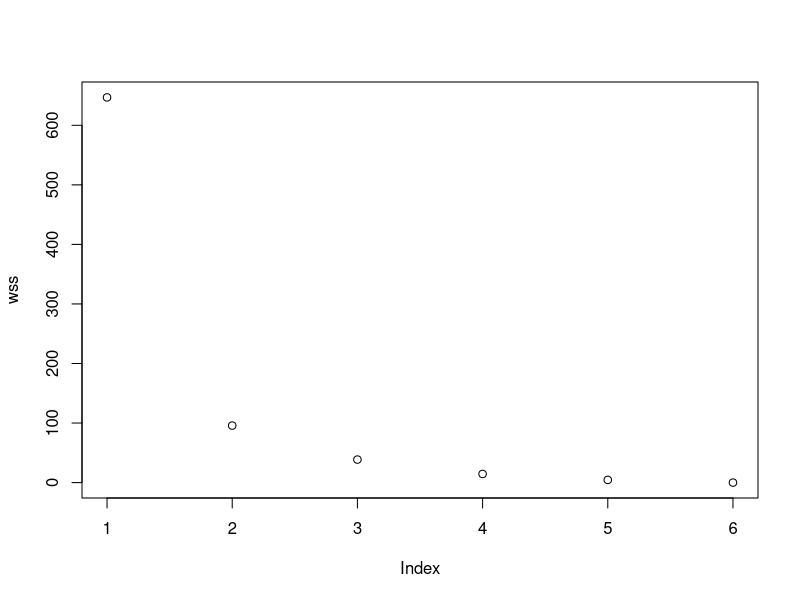
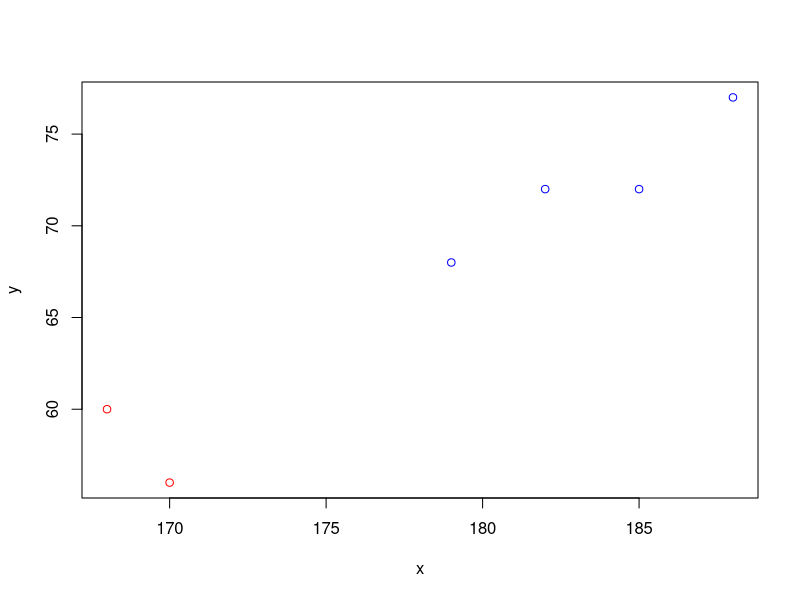

Recreate these plots in R, in order.
library(cluster)
library(ggplot2)
#library(plyr)

#library(lattice)
#library(graphics)
x<-c(185,170,168,179,182,188)
y<-c(72,56,60,68,72,77)
clsample<-data.frame(x,y)
clsample
dim(clsample)
clsample1<-data.matrix(clsample)
clsample1
cldata<-clsample1[,1:2]
cldata

#Elbow Curve
wss<-vector(mode="numeric",length=6)
for(i in 1:5) {
  wss[i]=sum(kmeans(cldata,centers=i,nstart=25)$withinss)
}
plot(wss)

km=kmeans(cldata,2,nstart=10)
km
km$cluster
km$centers
km$withinss
km$betweenss
km$totss

#Visualizing clusters

plot(cldata[km$cluster ==1,],col="red",xlim=c(min(cldata[,1]),max(cldata[,1])),ylim=c(min(cldata[,2]),max(cldata[,2])))
points(cldata[km$cluster == 2,],col="blue")
